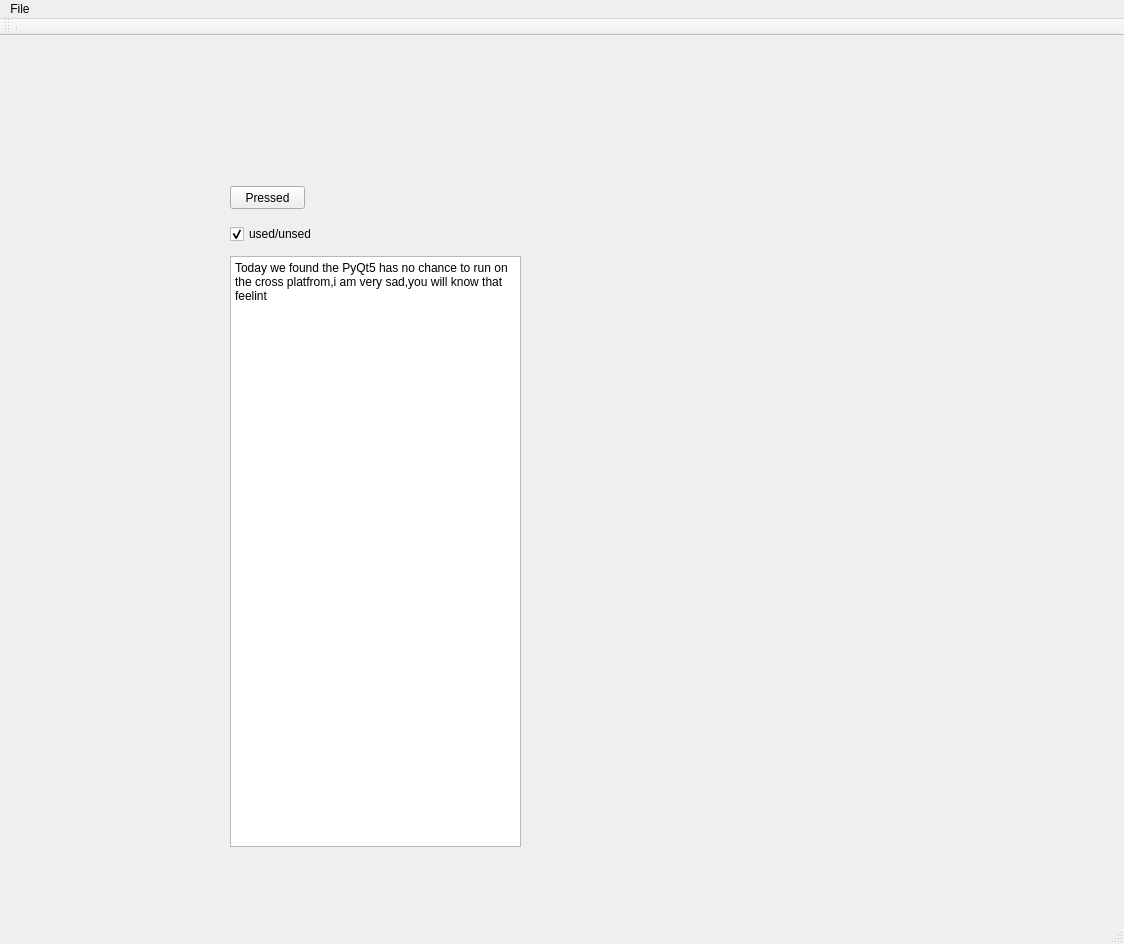
<?xml version="1.0" encoding="UTF-8"?>
<ui version="4.0">
 <class>MainWindow</class>
 <widget class="QMainWindow" name="MainWindow">
  <property name="geometry">
   <rect>
    <x>0</x>
    <y>0</y>
    <width>1124</width>
    <height>944</height>
   </rect>
  </property>
  <property name="windowTitle">
   <string>MainWindow</string>
  </property>
  <widget class="QWidget" name="centralwidget">
   <widget class="QPushButton" name="pushButton">
    <property name="geometry">
     <rect>
      <x>230</x>
      <y>150</y>
      <width>75</width>
      <height>23</height>
     </rect>
    </property>
    <property name="text">
     <string>Pressed</string>
    </property>
   </widget>
   <widget class="QCheckBox" name="checkBox">
    <property name="geometry">
     <rect>
      <x>230</x>
      <y>190</y>
      <width>81</width>
      <height>16</height>
     </rect>
    </property>
    <property name="minimumSize">
     <size>
      <width>7</width>
      <height>14</height>
     </size>
    </property>
    <property name="maximumSize">
     <size>
      <width>500</width>
      <height>1000</height>
     </size>
    </property>
    <property name="cursor">
     <cursorShape>ArrowCursor</cursorShape>
    </property>
    <property name="text">
     <string>used/unsed</string>
    </property>
    <property name="checked">
     <bool>true</bool>
    </property>
   </widget>
   <widget class="QTextBrowser" name="textBrowser">
    <property name="geometry">
     <rect>
      <x>230</x>
      <y>220</y>
      <width>291</width>
      <height>591</height>
     </rect>
    </property>
    <property name="html">
     <string>&lt;!DOCTYPE HTML PUBLIC &quot;-//W3C//DTD HTML 4.0//EN&quot; &quot;http://www.w3.org/TR/REC-html40/strict.dtd&quot;&gt;
&lt;html&gt;&lt;head&gt;&lt;meta name=&quot;qrichtext&quot; content=&quot;1&quot; /&gt;&lt;style type=&quot;text/css&quot;&gt;
p, li { white-space: pre-wrap; }
&lt;/style&gt;&lt;/head&gt;&lt;body style=&quot; font-family:'SimSun'; font-size:9pt; font-weight:400; font-style:normal;&quot;&gt;
&lt;p style=&quot; margin-top:0px; margin-bottom:0px; margin-left:0px; margin-right:0px; -qt-block-indent:0; text-indent:0px;&quot;&gt;Today we found the PyQt5 has no chance to run on the cross platfrom,i am very sad,you will know that feelint&lt;/p&gt;&lt;/body&gt;&lt;/html&gt;</string>
    </property>
   </widget>
  </widget>
  <widget class="QStatusBar" name="statusbar"/>
  <widget class="QMenuBar" name="menuBar">
   <property name="geometry">
    <rect>
     <x>0</x>
     <y>0</y>
     <width>1124</width>
     <height>23</height>
    </rect>
   </property>
   <widget class="QMenu" name="menuFile">
    <property name="title">
     <string>File</string>
    </property>
    <addaction name="separator"/>
    <addaction name="actionNew"/>
    <addaction name="separator"/>
    <addaction name="actionOpen"/>
    <addaction name="separator"/>
    <addaction name="actionRecent_files"/>
    <addaction name="separator"/>
    <addaction name="actionSave"/>
    <addaction name="separator"/>
    <addaction name="actionSave_all"/>
    <addaction name="separator"/>
    <addaction name="actionQuit"/>
    <addaction name="separator"/>
    <addaction name="actionClose"/>
   </widget>
   <addaction name="menuFile"/>
  </widget>
  <widget class="QToolBar" name="toolBar">
   <property name="windowTitle">
    <string>toolBar</string>
   </property>
   <attribute name="toolBarArea">
    <enum>TopToolBarArea</enum>
   </attribute>
   <attribute name="toolBarBreak">
    <bool>false</bool>
   </attribute>
   <addaction name="separator"/>
  </widget>
  <action name="actionNew">
   <property name="text">
    <string>New</string>
   </property>
   <property name="shortcut">
    <string>Ctrl+N</string>
   </property>
  </action>
  <action name="actionOpen">
   <property name="text">
    <string>Open</string>
   </property>
   <property name="shortcut">
    <string>Ctrl+O</string>
   </property>
  </action>
  <action name="actionRecent_files">
   <property name="text">
    <string>Recent files</string>
   </property>
   <property name="shortcut">
    <string>Ctrl+R</string>
   </property>
  </action>
  <action name="actionSave">
   <property name="text">
    <string>Save</string>
   </property>
   <property name="shortcut">
    <string>Ctrl+S</string>
   </property>
  </action>
  <action name="actionSave_all">
   <property name="text">
    <string>Save all</string>
   </property>
   <property name="shortcut">
    <string>Ctrl+Alt+S</string>
   </property>
  </action>
  <action name="actionQuit">
   <property name="text">
    <string>Quit</string>
   </property>
   <property name="shortcut">
    <string>Ctrl+Q</string>
   </property>
  </action>
  <action name="actionClose">
   <property name="text">
    <string>Close</string>
   </property>
   <property name="shortcut">
    <string>Ctrl+C</string>
   </property>
  </action>
 </widget>
 <resources/>
 <connections>
  <connection>
   <sender>pushButton</sender>
   <signal>clicked()</signal>
   <receiver>MainWindow</receiver>
   <slot>close()</slot>
   <hints>
    <hint type="sourcelabel">
     <x>150</x>
     <y>171</y>
    </hint>
    <hint type="destinationlabel">
     <x>153</x>
     <y>118</y>
    </hint>
   </hints>
  </connection>
  <connection>
   <sender>checkBox</sender>
   <signal>toggled(bool)</signal>
   <receiver>textBrowser</receiver>
   <slot>setVisible(bool)</slot>
   <hints>
    <hint type="sourcelabel">
     <x>117</x>
     <y>191</y>
    </hint>
    <hint type="destinationlabel">
     <x>127</x>
     <y>228</y>
    </hint>
   </hints>
  </connection>
 </connections>
</ui>
